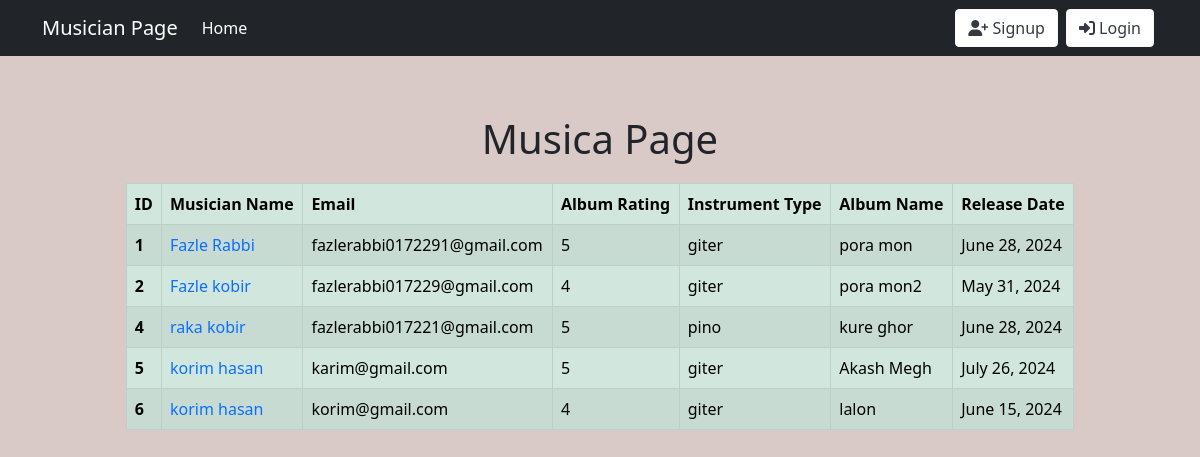
The page / on the database its author committed.
### musician/models.py (models this page shows, shortened)
class Musician(models.Model):
    first_name = models.CharField(max_length=100)
    last_name = models.CharField(max_length=100)
    email = models.EmailField(unique=True)
    phone_number = models.CharField(max_length=15)
    instrument_type = models.CharField(max_length=50)

### album/models.py (models this page shows, shortened)
class Album(models.Model):
    musician = models.ForeignKey(Musician, related_name='albums', on_delete=models.CASCADE)
    album_name = models.CharField(max_length=100)
    release_date = models.DateField()
    RATING_CHOICES = [
        (1, '★'),
        (2, '★★'),
        (3, '★★★'),
        (4, '★★★★'),
        (5, '★★★★★'),
    ]
    rating = models.IntegerField(choices=RATING_CHOICES)

### musician_directory/views.py (the view)
# urls.py: 2. Add a URL to urlpatterns:  path('', views.home, name='home')
def home(request):
    data = Musician.objects.prefetch_related('albums').all()
    return render(request, "home.html", {'data': data})

### templates/home.html (shortened to what this page needs)
{% extends "base.html" %}
{% block content %}
<br>
<div class="container d-flex flex-column align-items-center" style="min-height: 50vh; justify-content: center;">
    <h1 style="margin-bottom: 20px;">Musica Page</h1>
    <table class="table table-bordered table-success table-striped" style="width: 85%;">
        <thead>
            <tr>
                <th scope="col">ID</th>
                <th scope="col">Musician Name</th>
                <th scope="col">Email</th>
                <th scope="col">Album Rating</th>
                <th scope="col">Instrument Type</th>
                <th scope="col">Album Name</th>
                <th scope="col">Release Date</th>
            </tr>
        </thead>
        <tbody>
            {% for musician in data %}
                {% for album in musician.albums.all %}
                    <tr>
                        <th scope="row">{{ musician.id }}</th>
                        <td><a href="{% url 'edit_musician' musician.id %}" style="text-decoration: none;">{{ musician.first_name }} {{ musician.last_name }}</a></td>
                        <td>{{ musician.email }}</td>
                        <td>{{ album.rating }}</td>
                        <td>{{ musician.instrument_type }}</td>
                        <td>{{ album.album_name }}</td>
                        <td>{{ album.release_date }}</td>
                    </tr>
                {% endfor %}
            {% endfor %}
        </tbody>
    </table>
</div>
{% endblock %}

### templates/base.html (shortened to what this page needs)
<!doctype html>
<html lang="en">
  <head>
    <link href="https://cdn.jsdelivr.net/npm/bootstrap@5.0.2/dist/css/bootstrap.min.css" rel="stylesheet">
    <link rel="stylesheet" href="https://cdnjs.cloudflare.com/ajax/libs/font-awesome/6.5.2/css/all.min.css" />
  </head>
  <body style="background-color:#D9CAC7;">
    <nav class="navbar navbar-expand-lg navbar-dark bg-dark">
      <div class="container clearflex">
        <a class="navbar-brand" href="#">Musician Page</a>
        <div class="collapse navbar-collapse" id="navbarSupportedContent">
          <ul class="navbar-nav me-auto mb-2 mb-lg-0">
            <li class="nav-item">
              <a class="nav-link active" aria-current="page" href="{% url 'homepage' %}">Home</a>
            </li>
          </ul>
          <ul class="navbar-nav ms-auto mb-2 mb-lg-0">
            {% if request.user.is_authenticated %}
            <form action="{% url 'signout' %}" method="post" class="d-inline">
              {% csrf_token %}
              <button type="submit" class="btn btn-outline-light mx-1" style="color: #343a40; background-color: #ffffff;">
                <i class="fas fa-sign-out-alt"></i> Logout
              </button>
            </form>
            {% else %}
            <li class="nav-item">
              <a class="mx-1 btn btn-outline-light" href="{% url 'signup' %}" style="color: #343a40; background-color: #ffffff;">
                <i class="fas fa-user-plus"></i> Signup
              </a>
            </li>
            <li class="nav-item">
              <a class="mx-1 btn btn-outline-light" href="{% url 'signin' %}" style="color: #343a40; background-color: #ffffff;">
                <i class="fas fa-sign-in-alt"></i> Login
              </a>
            </li>
            {% endif %}
          </ul>
        </div>
      </div>
    </nav>
    {% block content %}
    {% endblock %}
  </body>
</html>

### rows shown on the page
Musician: id "1", first_name "Fazle", last_name "Rabbi", email "fazlerabbi0172291@gmail.com", instrument_type "giter"
Album: rating "5", album_name "pora mon", release_date "June 28, 2024"
Musician: id "2", first_name "Fazle", last_name "kobir", email "fazlerabbi017229@gmail.com", instrument_type "giter"
Album: rating "4", album_name "pora mon2", release_date "May 31, 2024"
Musician: id "4", first_name "raka", last_name "kobir", email "fazlerabbi017221@gmail.com", instrument_type "pino"
Album: rating "5", album_name "kure ghor", release_date "June 28, 2024"
Musician: id "5", first_name "korim", last_name "hasan", email "karim@gmail.com", instrument_type "giter"
Album: rating "5", album_name "Akash Megh", release_date "July 26, 2024"
Musician: id "6", first_name "korim", last_name "hasan", email "korim@gmail.com", instrument_type "giter"
Album: rating "4", album_name "lalon", release_date "June 15, 2024"
